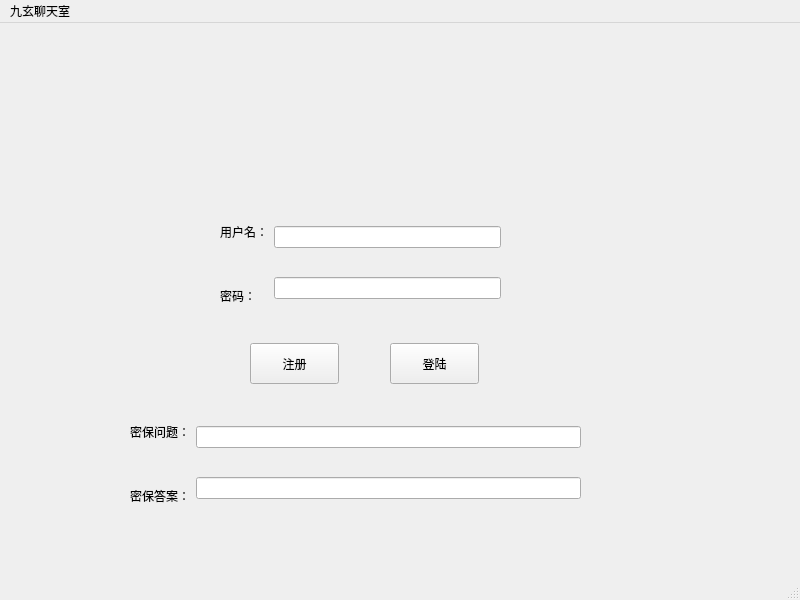
<?xml version="1.0" encoding="UTF-8"?>
<ui version="4.0">
 <class>MainWindow</class>
 <widget class="QMainWindow" name="MainWindow">
  <property name="geometry">
   <rect>
    <x>0</x>
    <y>0</y>
    <width>800</width>
    <height>600</height>
   </rect>
  </property>
  <property name="windowTitle">
   <string>MainWindow</string>
  </property>
  <widget class="QWidget" name="centralwidget">
   <widget class="QPushButton" name="userregister">
    <property name="geometry">
     <rect>
      <x>250</x>
      <y>320</y>
      <width>89</width>
      <height>41</height>
     </rect>
    </property>
    <property name="text">
     <string>注册</string>
    </property>
   </widget>
   <widget class="QPushButton" name="userlogin">
    <property name="geometry">
     <rect>
      <x>390</x>
      <y>320</y>
      <width>89</width>
      <height>41</height>
     </rect>
    </property>
    <property name="text">
     <string>登陆</string>
    </property>
   </widget>
   <widget class="QWidget" name="layoutWidget">
    <property name="geometry">
     <rect>
      <x>220</x>
      <y>180</y>
      <width>281</width>
      <height>121</height>
     </rect>
    </property>
    <layout class="QHBoxLayout" name="horizontalLayout">
     <item>
      <layout class="QVBoxLayout" name="verticalLayout_2">
       <item>
        <widget class="QLabel" name="usernamelabel">
         <property name="text">
          <string>用户名：</string>
         </property>
        </widget>
       </item>
       <item>
        <widget class="QLabel" name="pswlabel">
         <property name="text">
          <string>密码：</string>
         </property>
        </widget>
       </item>
      </layout>
     </item>
     <item>
      <layout class="QVBoxLayout" name="verticalLayout">
       <item>
        <widget class="QLineEdit" name="username"/>
       </item>
       <item>
        <widget class="QLineEdit" name="password"/>
       </item>
      </layout>
     </item>
    </layout>
   </widget>
   <widget class="QWidget" name="layoutWidget_2">
    <property name="geometry">
     <rect>
      <x>130</x>
      <y>380</y>
      <width>451</width>
      <height>121</height>
     </rect>
    </property>
    <layout class="QHBoxLayout" name="horizontalLayout_2">
     <item>
      <layout class="QVBoxLayout" name="verticalLayout_3">
       <item>
        <widget class="QLabel" name="mibaowenti">
         <property name="text">
          <string>密保问题：</string>
         </property>
        </widget>
       </item>
       <item>
        <widget class="QLabel" name="mibaodaan">
         <property name="text">
          <string>密保答案：</string>
         </property>
        </widget>
       </item>
      </layout>
     </item>
     <item>
      <layout class="QVBoxLayout" name="verticalLayout_4">
       <item>
        <widget class="QLineEdit" name="inputmbwt"/>
       </item>
       <item>
        <widget class="QLineEdit" name="password_2"/>
       </item>
      </layout>
     </item>
    </layout>
   </widget>
  </widget>
  <widget class="QMenuBar" name="menubar">
   <property name="geometry">
    <rect>
     <x>0</x>
     <y>0</y>
     <width>800</width>
     <height>28</height>
    </rect>
   </property>
   <widget class="QMenu" name="menu">
    <property name="title">
     <string>九玄聊天室</string>
    </property>
   </widget>
   <addaction name="menu"/>
  </widget>
  <widget class="QStatusBar" name="statusbar"/>
 </widget>
 <resources/>
 <connections/>
</ui>
